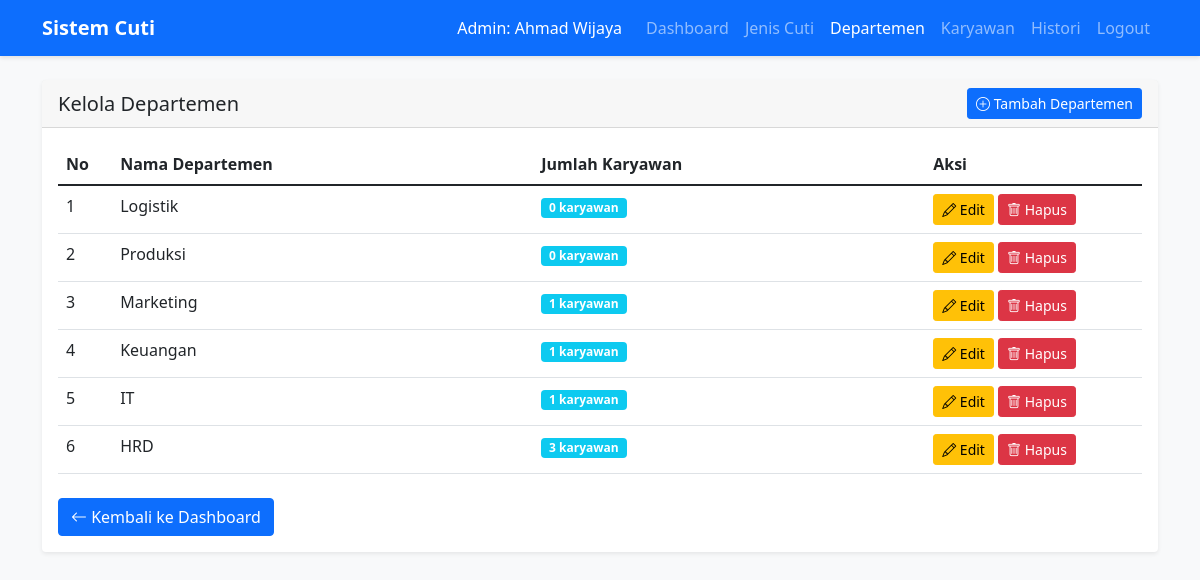
The page /admin/departemen/departemen.php (signed in) on the database its author committed.
### tables this page shows
CREATE TABLE departemen (
    id_departemen INT PRIMARY KEY AUTO_INCREMENT,
    nama_departemen VARCHAR(100) NOT NULL
);

### admin/departemen/departemen.php (the view, shortened to what this page needs)
<?php
include '../../config.php';
$sql = "SELECT d.*, COUNT(u.id_user) as jumlah_karyawan
        FROM departemen d
        LEFT JOIN users u ON d.id_departemen = u.id_departemen
        GROUP BY d.id_departemen
        ORDER BY d.id_departemen DESC";
$stmt = $pdo->query($sql);
$departemen = $stmt->fetchAll(PDO::FETCH_ASSOC);
?>
<!DOCTYPE html>
<html lang="id">
<head>
    <link href="https://cdn.jsdelivr.net/npm/bootstrap@5.1.3/dist/css/bootstrap.min.css" rel="stylesheet">
    <link rel="stylesheet" href="https://cdn.jsdelivr.net/npm/bootstrap-icons@1.8.1/font/bootstrap-icons.css">
</head>
<body>
    <nav class="navbar navbar-expand-lg navbar-dark bg-primary">
        <div class="container">
            <a class="navbar-brand fw-bold" href="../dashboard.php">Sistem Cuti</a>
            <div class="navbar-nav ms-auto">
                <span class="navbar-text me-3 text-white">
                    Admin: <?php echo htmlspecialchars($_SESSION['nama_lengkap'] ?? ''); ?>
                </span>
                <a class="nav-link" href="../dashboard.php">Dashboard</a>
                <a class="nav-link" href="../jenis_cuti/jenis_cuti.php">Jenis Cuti</a>
                <a class="nav-link active" href="departemen.php">Departemen</a>
                <a class="nav-link" href="../karyawan/karyawan.php">Karyawan</a>
                <a class="nav-link" href="../histori.php">Histori</a>
                <a class="nav-link" href="../logout.php">Logout</a>
            </div>
        </div>
    </nav>
    <div class="container mt-4">
        <div class="card">
            <div class="card-header d-flex justify-content-between align-items-center">
                <h5 class="mb-0">Kelola Departemen</h5>
                <a href="tambah_departemen.php" class="btn btn-primary btn-sm">
                    <i class="bi bi-plus-circle"></i> Tambah Departemen
                </a>
            </div>
            <div class="card-body">
                <?php if (count($departemen) > 0): ?>
                    <div class="table-responsive">
                        <table class="table table-hover">
                            <thead>
                                <tr>
                                    <th width="5%">No</th>
                                    <th>Nama Departemen</th>
                                    <th>Jumlah Karyawan</th>
                                    <th width="20%">Aksi</th>
                                </tr>
                            </thead>
                            <tbody>
                                <?php foreach ($departemen as $index => $dept): ?>
                                    <tr>
                                        <td><?php echo $index + 1; ?></td>
                                        <td><?php echo htmlspecialchars($dept['nama_departemen']); ?></td>
                                        <td>
                                            <span class="badge bg-info badge-karyawan">
                                                <?php echo $dept['jumlah_karyawan']; ?> karyawan
                                            </span>
                                        </td>
                                        <td>
                                            <a href="edit_departemen.php?id=<?php echo $dept['id_departemen']; ?>"
                                                class="btn btn-warning btn-sm">
                                                <i class="bi bi-pencil"></i> Edit
                                            </a>
                                            <a href="hapus_departemen.php?id=<?php echo $dept['id_departemen']; ?>"
                                                class="btn btn-danger btn-sm"
                                                onclick="return confirm('Hapus departemen <?php echo addslashes($dept['nama_departemen']); ?>? Karyawan dalam departemen ini akan kehilangan departemennya.')">
                                                <i class="bi bi-trash"></i> Hapus
                                            </a>
                                        </td>
                                    </tr>
                                <?php endforeach; ?>
                            </tbody>
                        </table>
                    </div>
                    <a href="../dashboard.php" class="btn btn-primary mt-2">
                        <i class="bi bi-arrow-left"></i> Kembali ke Dashboard
                    </a>
                <?php endif; ?>
            </div>
        </div>
    </div>
</body>
</html>

### admin/departemen/departemen.php (style rules this page uses)
body { background-color: #f8f9fa; }
.navbar { box-shadow: 0 2px 4px rgba(0, 0, 0, .1); }
.card { box-shadow: 0 0.125rem 0.25rem rgba(0, 0, 0, 0.075); border: none; }
.badge-karyawan { font-size: 0.75rem; }

### rows shown on the page
departemen: nama_departemen "Logistik", jumlah_karyawan "0"
departemen: nama_departemen "Produksi", jumlah_karyawan "0"
departemen: nama_departemen "Marketing", jumlah_karyawan "1"
departemen: nama_departemen "Keuangan", jumlah_karyawan "1"
departemen: nama_departemen "IT", jumlah_karyawan "1"
departemen: nama_departemen "HRD", jumlah_karyawan "3"

### other values the page prints
$_SESSION['nama_lengkap'] "Ahmad Wijaya"
